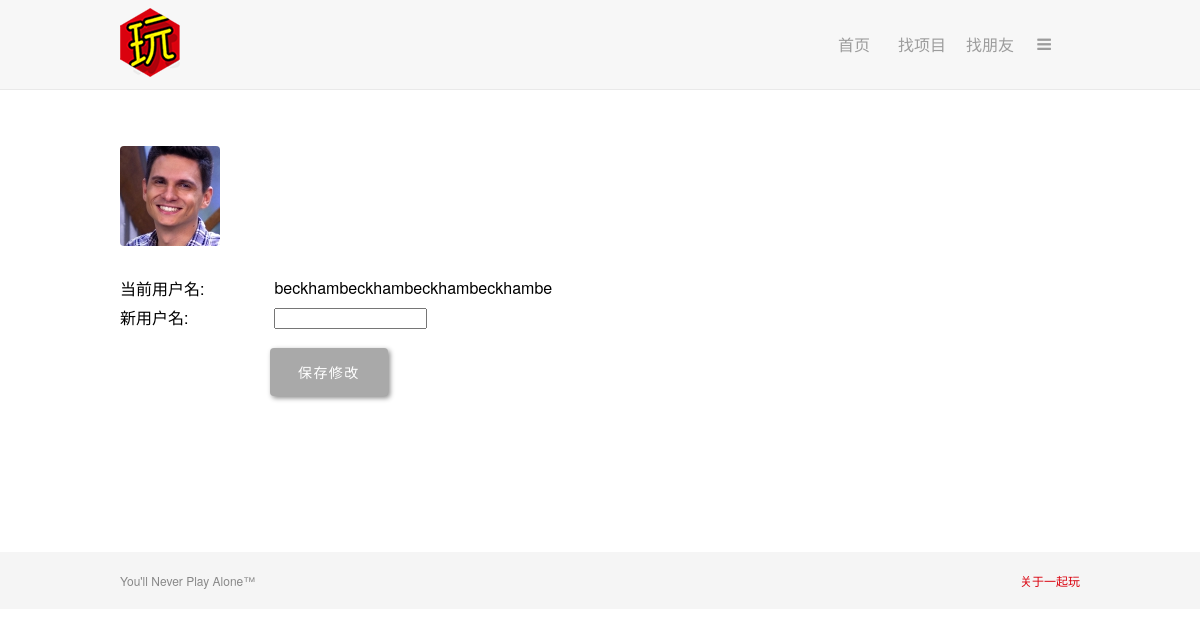
/yiqiwan/pre_usernamechange.php (signed in), run on the app's committed database.
### tables this page shows
CREATE TABLE `match_user` (
`user_id` int(11) NOT NULL,
  `username` varchar(30) DEFAULT NULL,
  `password` varchar(200) DEFAULT NULL,
  `join_date` datetime DEFAULT NULL,
  `real_name` varchar(32) DEFAULT NULL,
  `gender` varchar(1) DEFAULT NULL,
  `picture` varchar(200) DEFAULT NULL,
  `area` varchar(32) DEFAULT NULL,
  `street` varchar(32) DEFAULT NULL,
  `email` varchar(255) DEFAULT NULL,
  `resume` varchar(10000) DEFAULT NULL,
  `job` varchar(500) DEFAULT NULL,
  `education` varchar(500) DEFAULT NULL
);

### yiqiwan/pre_usernamechange.php (the view, shortened to what this page needs)
<?php
  require_once('header.php');
?>
<body onload="setup();preselect('<?php if(!empty($area)) echo $area; ?>');">
  <div class="allprofile">
<?php
  if (isset($_POST['submit'])) {
    $username = mysqli_real_escape_string($dbc, trim($_POST['username']));
    $old_picture = mysqli_real_escape_string($dbc, trim($_POST['old_picture']));
    if (!empty($username)) {
      $query = "UPDATE match_user SET username = '$username' WHERE user_id = '" . $_SESSION['user_id'] . "'";
      mysqli_query($dbc, $query);
      echo '<h2 class="noPeople">修改成功，您可以查看 <a href="viewprofile.php">我的资料</a></h2>';
      mysqli_close($dbc);
      exit();
    }
    else {
      echo '<p class="error">您必须输入邮箱</p>';
    }
  }
  else {
    $query = "SELECT username, picture FROM match_user WHERE user_id = '" . $_SESSION['user_id'] . "'";
    $data = mysqli_query($dbc, $query);
    $row = mysqli_fetch_array($data);
    if ($row != NULL) {
      $username = $row['username'];
      $old_picture = $row['picture'];
    }
    else {
      echo '<p class="error">访问您的资料有误</p>';
    }
  }
?>
    <form enctype="multipart/form-data" method="post" action="<?php echo $_SERVER['PHP_SELF']; ?>">
        <div class="editprofile">
          <?php
          if (!empty($old_picture)) {
            echo '<div><img class="profile" src="' . MM_UPLOADPATH . $old_picture . '" alt="Profile Picture" /></div>';
          } else {
            echo '<div><img class="profile" src="images/nopic.png" alt="Profile Picture" /></div>';
          }
          ?>
        </div>
        <div class="editprofile-details">
          <p>
            <label for="username">当前用户名:</label>
            <span><?php if (!empty($username))  echo $username; ?></span>
          </p>
          <p>
          <p>
            <label for="username">新用户名:</label>
            <input id="username" name="username" type="text" size="16"/>
          </p>
          <p>
            <input class="changeButton" type="submit" value="保存修改" name="submit" />
          </p>
        </div>
    </form>
  </div>
<?php
  require_once('footer.php');
?>

### yiqiwan/style.css (style rules this page uses)
body { margin: 0; padding: 0; font-family: 'hiragino sans gb', 'helvetica neue', 'microsoft yahei', tahoma, arial, sans-serif; }
*, *:before, *:after { -webkit-box-sizing: border-box; -moz-box-sizing: border-box; box-sizing: border-box; }
img[alt="Profile Picture"] { border-radius: 4px; float: left; }
.allprofile { width: 960px; margin: 56px auto 100px; }
.changeButton { background: #a9a9a9; border-radius: 4px; color: #fff; padding: 1em 2em; margin-top: 1em; margin-bottom: 4em; margin-left: 150px; letter-spacing: .1em; font-size: 14px; font-weight: 100; cursor: pointer; border: 0; box-shadow: 2px 2px 5px #888888; }
.editprofile div { margin-bottom: 20px; display: inline-block; font-size: 12px; }
.editprofile-details p { margin: 5px 0 0; }
.editprofile-details label { display: inline-block; width: 150px; vertical-align: top; }

### data on the page
match_user: picture (picture), username "beckhambeckhambeckhambeckhambe"
